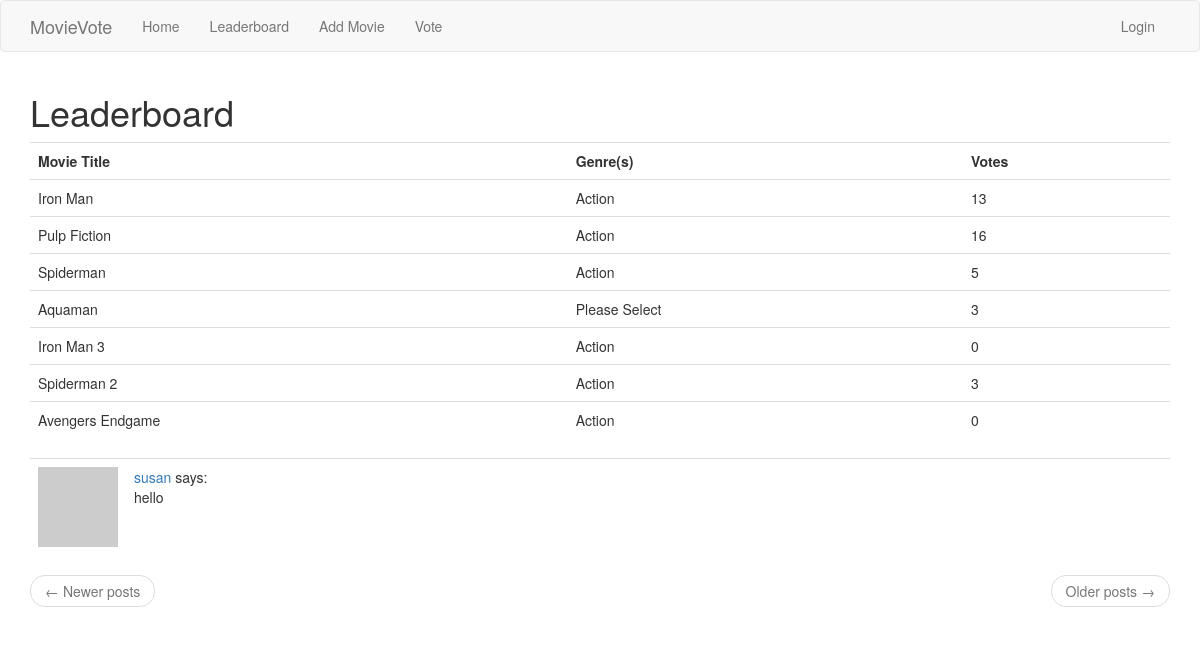
The page /leaderboard on the database as committed earlier.
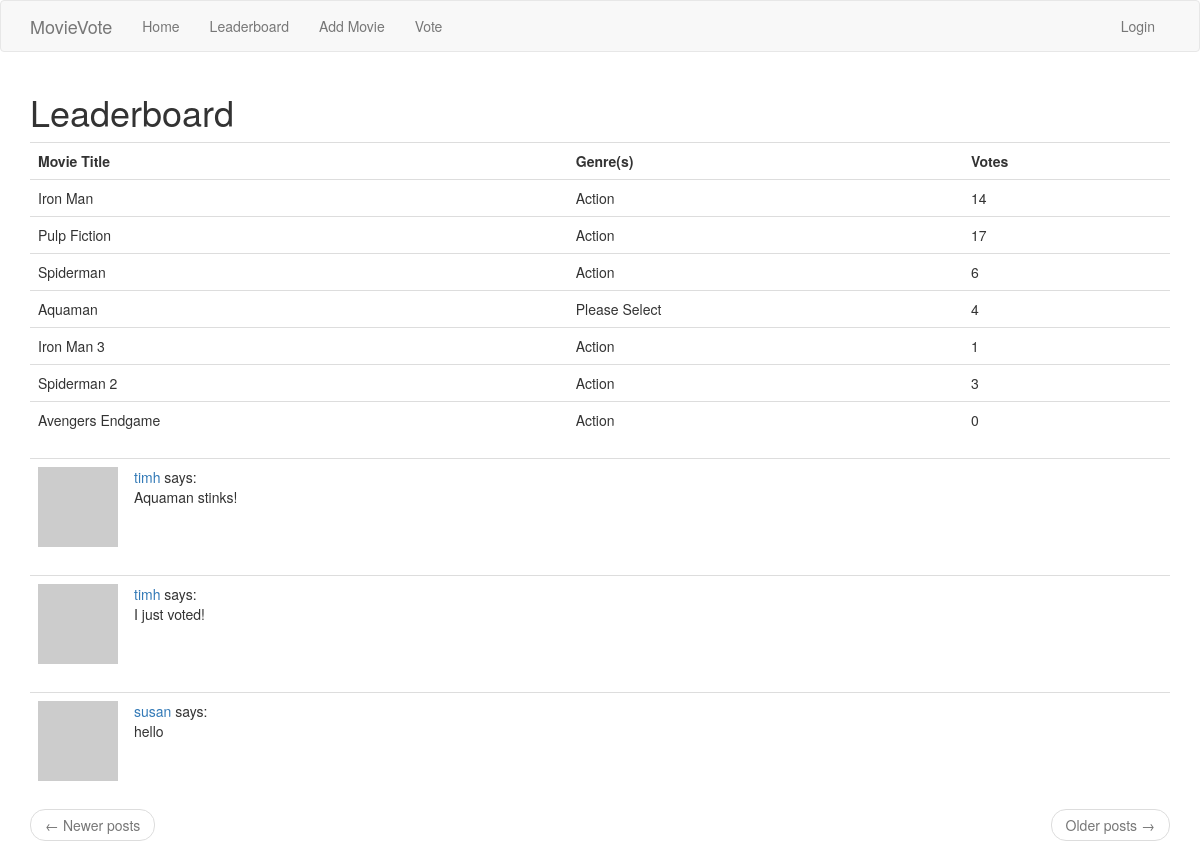
The same page on the database as committed later.
### app/models.py (models this page shows, shortened)
class Movie(db.Model):
    id = db.Column(db.Integer, primary_key=True)
    title = db.Column(db.String(50), index=True, unique=True)
    genre = db.Column(db.String(50))
    votes = db.Column(db.Integer)

class Post(db.Model):
    id = db.Column(db.Integer, primary_key=True)
    body = db.Column(db.String(140))
    timestamp = db.Column(db.DateTime, index=True, default=datetime.utcnow)
    user_id = db.Column(db.Integer, db.ForeignKey('user.id'))

class User(UserMixin, db.Model):
    id = db.Column(db.Integer, primary_key=True)
    username = db.Column(db.String(64), index=True, unique=True)
    email = db.Column(db.String(120), index=True, unique=True)
    password_hash = db.Column(db.String(128))
    posts = db.relationship('Post', backref='author', lazy='dynamic')
    about_me = db.Column(db.String(140))
    last_seen = db.Column(db.DateTime, default=datetime.utcnow)
    followed = db.relationship(
        'User', secondary=followers,
        primaryjoin=(followers.c.follower_id == id),
        secondaryjoin=(followers.c.followed_id == id),
        backref=db.backref('followers', lazy='dynamic'), lazy='dynamic')
    voted = db.Column(db.Boolean)
    movie_vote1 = db.Column(db.String(64))
    movie_vote2 = db.Column(db.String(64))
    movie_vote3 = db.Column(db.String(64))
    movie_vote4 = db.Column(db.String(64))
    movie_vote5 = db.Column(db.String(64))
    def avatar(self, size):
        digest = md5(self.email.lower().encode('utf-8')).hexdigest()
        return 'https://www.gravatar.com/avatar/{}?d=identicon&s={}'.format(
            digest, size)

### app/routes.py (the view)
@app.route('/leaderboard', methods=['GET', 'POST'])
def leaderboard():
    movie_list = Movie.query.all()
    page = request.args.get('page', 1, type=int)
    posts = Post.query.order_by(Post.timestamp.desc()).paginate(
        page, app.config['POSTS_PER_PAGE'], False)
    next_url = url_for('explore', page=posts.next_num) \
        if posts.has_next else None
    prev_url = url_for('explore', page=posts.prev_num) \
        if posts.has_prev else None
    return render_template("leaderboard.html", title="Leaderboard", movie_list=movie_list, posts=posts.items, next_url=next_url, prev_url=prev_url)

### app/routes.py (called while the page is built)
@app.before_request
def before_request():
    if current_user.is_authenticated:
        current_user.last_seen = datetime.utcnow()
        db.session.commit()

### app/templates/leaderboard.html (shortened to what this page needs)
{% extends "base.html" %}
{% import 'bootstrap/wtf.html' as wtf %}
{% block app_content %}
    <h1>Leaderboard</h1>
    <div class="row">
        <div class="col-md-12">
          <table class="table table-hover">
              <tr>
                <th>Movie Title</th>
                <th>Genre(s)</th>
                <th>Votes</th>
              </tr>
              {% for movie in movie_list %}
                  {% include '_movie_list.html' %}
              {% endfor %}
          </table>
        </div>
    </div>
    {% for post in posts %}
        {% include '_post.html' %}
    {% endfor %}
    <nav aria-label="...">
        <ul class="pager">
            <li class="previous{% if not prev_url %} disabled{% endif %}">
                <a href="{{ prev_url or '#' }}">
                    <span aria-hidden="true">&larr;</span> Newer posts
                </a>
            </li>
            <li class="next{% if not next_url %} disabled{% endif %}">
                <a href="{{ next_url or '#' }}">
                    Older posts <span aria-hidden="true">&rarr;</span>
                </a>
            </li>
        </ul>
    </nav>
{% endblock %}

### app/templates/_movie_list.html
<tr>
  <td>{{ movie.title }}</td>
  <td>{{ movie.genre }}</td>
  <td>{{ movie.votes }}</td>
</tr>

### app/templates/_post.html
    <table class="table table-hover">
        <tr>
            <td width="70px">
                <a href="{{ url_for('user', username=post.author.username) }}">
                    <img src="{{ post.author.avatar(70) }}" />
                </a>
            </td>
            <td>
                <a href="{{ url_for('user', username=post.author.username) }}">
                    {{ post.author.username }}
                </a>
                says:
                <br>
                {{ post.body }}
            </td>
        </tr>
    </table>

Rows that differ between the two databases and show on the page:
changed Movie "Iron Man": votes "13" → "14"
changed Movie "Pulp Fiction": votes "16" → "17"
changed Movie "Spiderman": votes "5" → "6"
changed Movie "Aquaman": votes "3" → "4"
changed Movie "Iron Man 3": votes "0" → "1"
added Post: author.username "timh", body "Aquaman stinks!"
added Post: author.username "timh", body "I just voted!"
